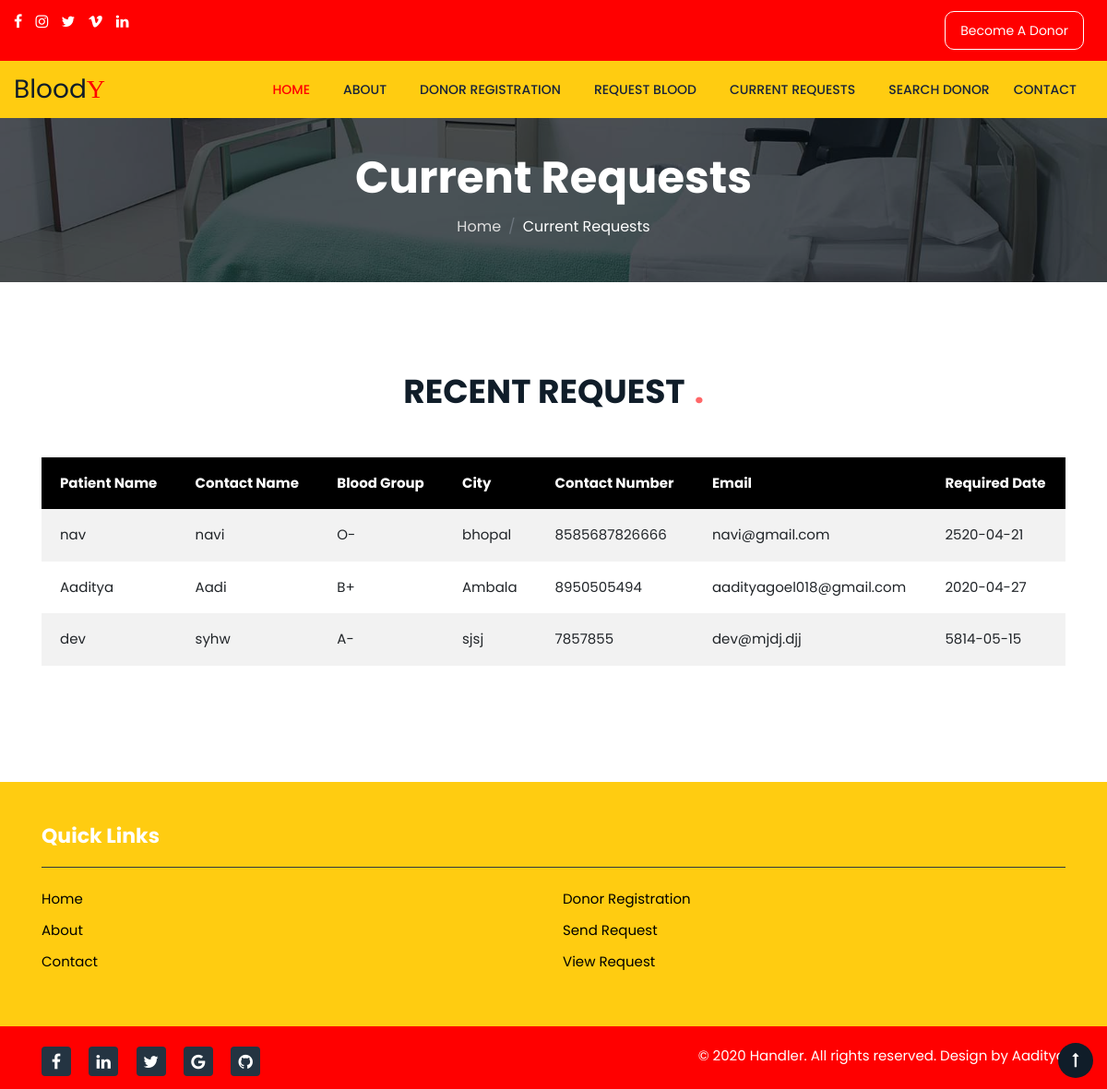
/viewrequest.php, run on an earlier commit of the app's database.
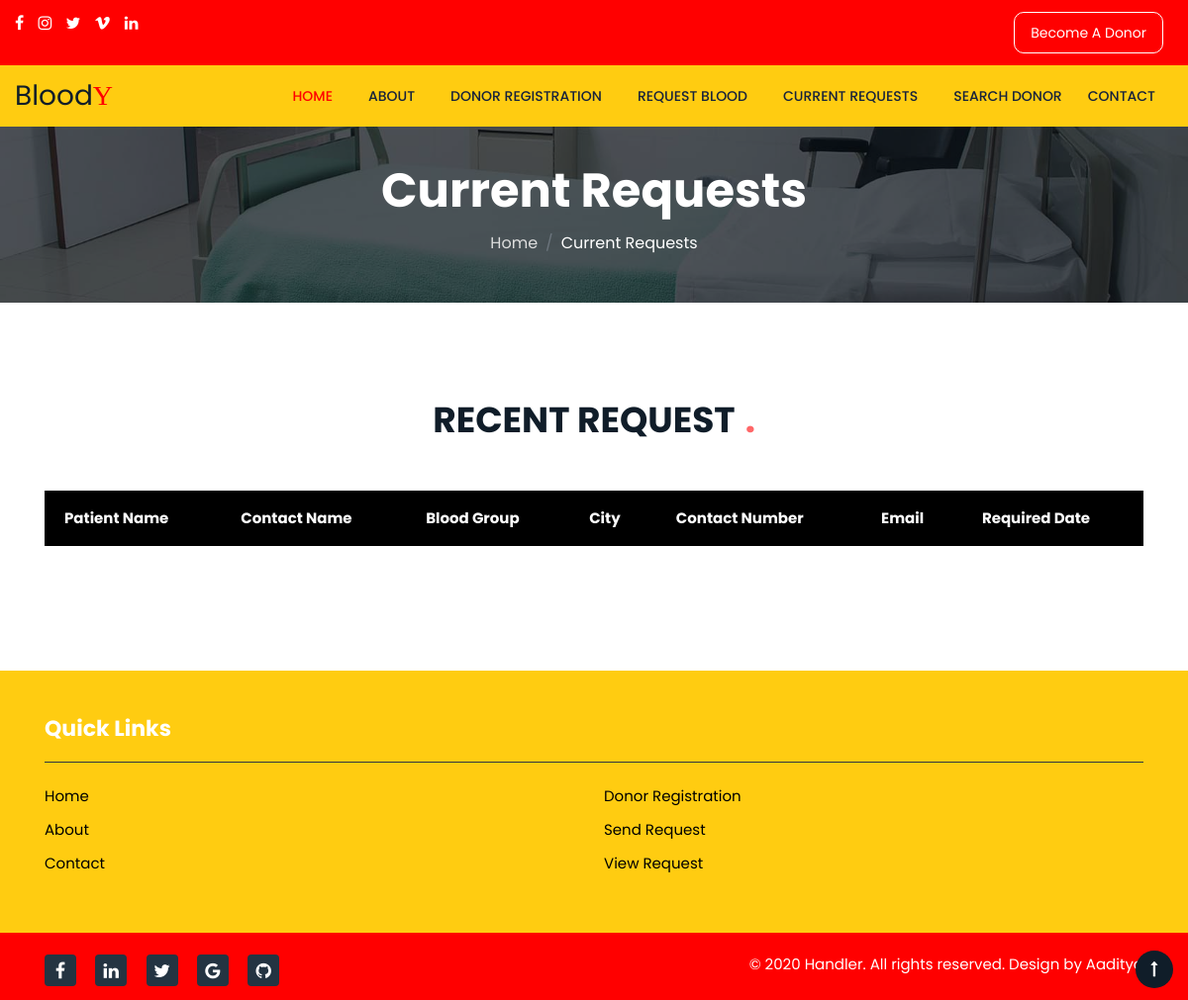
And on a later commit of the database.
### tables this page shows
CREATE TABLE `request` (
  `req_id` int(11) NOT NULL,
  `patient_name` varchar(100) NOT NULL,
  `gender` varchar(50) NOT NULL,
  `age` varchar(50) NOT NULL,
  `b_group` varchar(20) NOT NULL,
  `contact_name` varchar(100) NOT NULL,
  `email` varchar(100) NOT NULL,
  `phone` varchar(50) NOT NULL,
  `city` varchar(500) NOT NULL,
  `state` varchar(500) NOT NULL,
  `req_date` date NOT NULL,
  `doc_name` varchar(200) NOT NULL,
  `hospital_detail` varchar(500) NOT NULL
);

### viewrequest.php (the view, shortened to what this page needs)
<?php require 'header.php' ?>
<section class="w3l-inner-page-main">
  <div class="breadcrumb-infhny">
    <div class="container">
      <nav aria-label="breadcrumb">
        <h2 class="hny-title text-center">Current Requests</h2>
        <ol class="breadcrumb mb-0">
          <li class="breadcrumb-item"><a href="index.html">Home</a></li>
          <li class="breadcrumb-item active" aria-current="page">Current Requests</li>
        </ol>
      </nav>
    </div>
  </div>
</section>
<section class="w3l-services-2">
    <div class="services-2-mian py-5">
        <div class="container py-lg-5">
            <h3 class="hny-title mb-0 text-center">Recent Request<span class="dot-1">.</span></h3>
            <div class="welcome-grids row mt-5 col-md-12">
                <div class="col-md-12 welcome-image">
                    <table class="col-md-12 table-striped">
                        <thead>
                            <tr>
                                <th>Patient Name</th>
                                <th>Contact Name</th>
                                <th>Blood Group</th>
                                <th>City</th>
                                <th>Contact Number</th>
                                <th>Email</th>
                                <th>Required Date</th>
                            </tr>
                        </thead>
                        <tbody>
                            <?php
                              $cn=$conn;
                              $s="select * from request";
                                $result=mysqli_query($cn,$s);
                                while($data=mysqli_fetch_array($result))
                                {
                                    echo"<tr>
                                            <td>$data[1]</td>
                                            <td>$data[5]</td>
                                            <td>$data[4]</td>
                                            <td>$data[8]</td>
                                            <td>$data[7]</td>
                                            <td>$data[6]</td>
                                            <td>$data[10]</td>
                                        </tr>";
                                }
                            ?>
                        </tbody>
                    </table>
                </div>
            </div>
        </div>
    </div>
</section>
<?php require 'footer.php' ?>

### header.php (shortened to what this page needs)
<!doctype html>
<html lang="zxx">
<head>
  <link rel="stylesheet" href="assets/css/style-starter.css">
  <link rel="stylesheet" href="assets/js/bootstrap.min.js">
</head>
<body>
<section class="w3l-top-header-content">
	<div class="hny-top-menu">
		<div class="top-hd">
			<div class="container-fluid">
				<div class="row">
					<div class="social-top col-lg-6">
						<li><a href="#"><span class="fa fa-facebook"></span></a></li>
						<li><a href="#"><span class="fa fa-instagram"></span></a> </li>
						<li><a href="#"><span class="fa fa-twitter"></span></a></li>
						<li><a href="#"><span class="fa fa-vimeo"></span></a> </li>
						<li>
							<a href="#">
								<span class="fa fa-linkedin"></span>
							</a>
						</li>
					</div>
					<div class="accounts col-lg-6">
						<li class="top_li">
							<a class="nav-link sign" href="registration.php">Become A Donor</a>
						</li>
					</div>
				</div>
			</div>
		</div>
		<nav class="navbar navbar-expand-lg navbar-light">
			<div class="container-fluid">
				<a class="navbar-brand" href="index.html">Blood<span class="fa" aria-hidden="true">Y</span></a>
				<div class="collapse navbar-collapse" id="navbarSupportedContent">
					<ul class="navbar-nav ml-auto">
						<li class="nav-item active">
							<a class="nav-link" href="index.php">Home</a>
						</li>
						<li class="nav-item">
							<a class="nav-link" href="about.php">About</a>
						</li>
						<li class="nav-item">
							<a class="nav-link" href="registration.php">Donor Registration</a>
						</li>
						<li class="nav-item">
							<a class="nav-link" href="request.php">Request Blood</a>
						</li>
						<li class="nav-item">
							<a class="nav-link" href="viewrequest.php">Current Requests</a>
						</li>
						<li class="nav-item">
							<a class="nav-link" href="donar_search.php">Search Donor</a>
						</li>
						<li class="nav-item">
							<a class="nav-link" href="contact.php">Contact</a>
						</li>
					</ul>
				</div>
			</div>
		</nav>
	</div>
</section>

### footer.php (shortened to what this page needs)
<section class="w3l-footer-22-main">
    <div class="footer-hny py-5">
        <div class="container py-lg-12">
                    <div class="sub-columns row">
                        <div class="sub-two-right col-lg-12 col-md-12 my-md-0 my-5">
                            <h6>Quick links</h6>
                            <div class="footer-hny-ul">
                            <ul>
                                <li><a href="index.php">Home</a></li>
                                <li><a href="about.php">About</a></li>
                                <li><a href="contact.php">Contact</a></li>
                            </ul>
                            <ul>
                                <li><a href="registration.php">Donor Registration</a></li>
                                <li><a href="request.php">Send Request</a></li>
                                <li><a href="viewrequest.php">View Request</a></li>
                            </ul>
                           </div>
                        </div>
                    </div>
                </div>
         </div>
        <div class="below-section">
            <div class="container">
                <div class="copyright-footer row">
                <div class="columns col-lg-6">
                    <ul class="social footer">
                        <li><a href="#"><span class="fa fa-facebook" aria-hidden="true"></span></a></li>
                        <li><a href="#"><span class="fa fa-linkedin" aria-hidden="true"></span></a></li>
                        <li><a href="#"><span class="fa fa-twitter" aria-hidden="true"></span></a></li>
                        <li><a href="#"><span class="fa fa-google" aria-hidden="true"></span></a></li>
                        <li><a href="#"><span class="fa fa-github" aria-hidden="true"></span></a></li>
                    </ul>
                </div>
                <div class="columns copy-right col-lg-6">
                    <p>© 2020 Handler. All rights reserved. Design by <a href="#" target="_blank">Aaditya</a>
                </p>
                </div>
            </div>
            </div>
        </div>
     <button onclick="topFunction()" id="movetop" title="Go to top">
            <span class="fa fa-long-arrow-up"></span>
    </button>
</section>
</body>
</html>

What changed in the data, as far as the page shows it:
removed request: patient_name "nav", contact_name "navi", b_group "O-", city "bhopal", phone "8585687826666", email "navi@gmail.com", req_date "2520-04-21"
removed request: patient_name "Aaditya", contact_name "Aadi", b_group "B+", city "Ambala", phone "8950505494", email "aadityagoel018@gmail.com", req_date "2020-04-27"
removed request: patient_name "dev", contact_name "syhw", b_group "A-", city "sjsj", phone "7857855", email "dev@mjdj.djj", req_date "5814-05-15"
